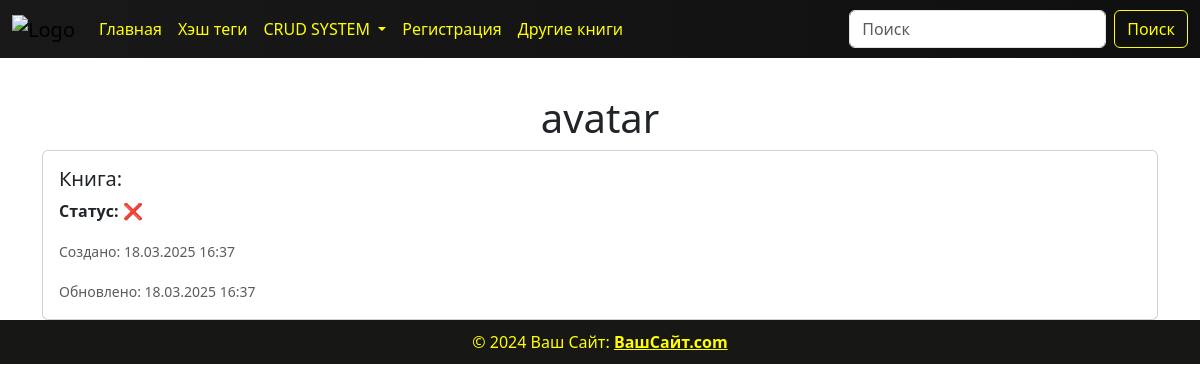
The page /task_list/2/ on the database its author committed.
### basket/models.py (models this page shows, shortened)
class TodoList(models.Model):
    STATUS = (
        ('✅', '✅'),
        ('❌', '❌'),
    )
    title = models.CharField(max_length=100)
    choice_books = models.ForeignKey(Books, on_delete=models.CASCADE)
    status = models.CharField(max_length=20,choices=STATUS, default='❌')
    created_at = models.DateTimeField(auto_now_add=True)
    updated_at = models.DateTimeField(auto_now=True)

### basket/views.py (the view)
# urls.py: path('task_list/<int:id>/', views.task_detail, name='task_detail'),
def task_detail(request, id):
    if request.method == 'GET':
        task_id = get_object_or_404(models.TodoList, id=id)
        return render(
            request,
            template_name='basket/task_detail.html',
            context={'task_id': task_id},
        )

### templates/basket/task_detail.html (shortened to what this page needs)
{% load static %}
<!DOCTYPE html>
<html lang="en">
<head>
    <link href="https://cdn.jsdelivr.net/npm/bootstrap@5.3.3/dist/css/bootstrap.min.css" rel="stylesheet"
>
    <link rel="stylesheet" href="{% static 'css/show.css' %}">
</head>
<body>
{% include 'components/header.html' %}
<div class="container mt-4">
    <h1 class="text-center">{{ task_id.title }}</h1>
    <div class="card">
        <div class="card-body">
            <h5 class="card-title">Книга: {{ task_id.choice_book }}</h5>
            <p class="card-text"><strong>Статус:</strong> {{ task_id.status }}</p>
            <p class="card-text"><small class="text-muted">Создано: {{ task_id.created_at|date:"d.m.Y H:i" }}</small></p>
            <p class="card-text"><small class="text-muted">Обновлено: {{ task_id.updated_at|date:"d.m.Y H:i" }}</small></p>
        </div>
    </div>
</div>
{% include 'components/footer.html' %}
</body>
</html>

### static/css/show.css (style rules this page uses)
body { display: flex; flex-direction: column; min-height: 100vh; padding-top: 70px; background: url("https://i.pinimg.com/736x/e3/7d/a9/e37da92d1e32051af32a81a8950733f3.jpg"); background-repeat: no-repeat; background-size: cover; background-position: center; }
.card { height: 200px; }
.card-body { overflow: hidden; }
.card-text { white-space: nowrap; overflow: hidden; text-overflow: ellipsis; }
.card { height: auto; }

### rows shown on the page
TodoList: title "avatar", status "❌", created_at "18.03.2025 16:37", updated_at "18.03.2025 16:37"
